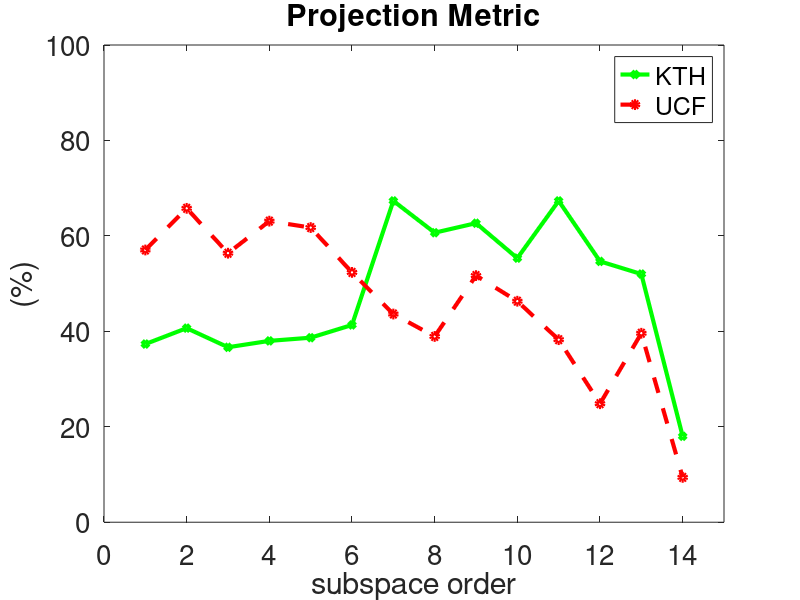
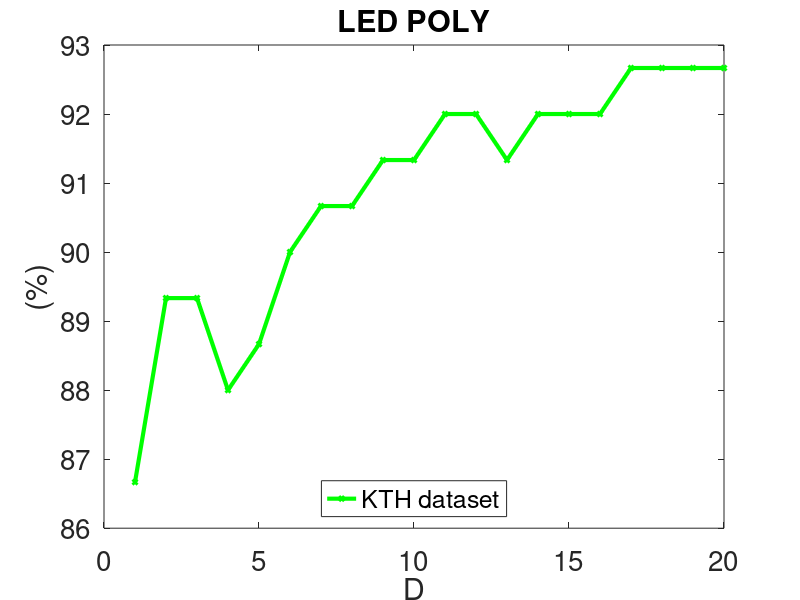
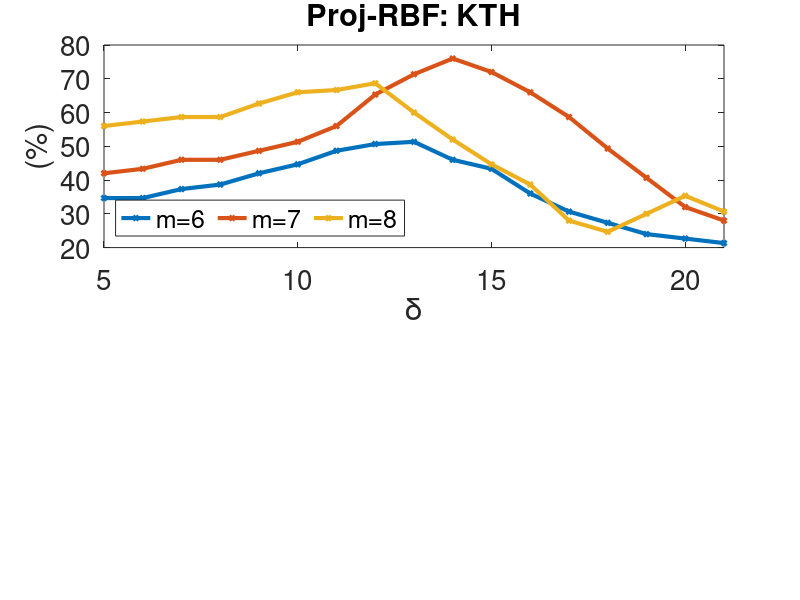

These charts were generated, in order, by the following MATLAB code:
clear all
close all
clc

%% NN: Projection Metric: KTH & UCF

PM_kth = [37.3333   40.6667   36.6667   38.0000   38.6667   41.3333   67.3333   60.6667   62.6667   55.3333   67.3333   54.6667   52.0000   18.0000];
PM_ucf = [57.0470   65.7718   56.3758   63.0872   61.7450   52.3490   43.6242   38.9262   51.6779   46.3087   38.2550   24.8322 39.5973    9.3960];


plot(PM_kth, '-gd', 'LineWidth',3,'MarkerSize',5);
hold on
plot(PM_ucf, '--ro', 'LineWidth',3,'MarkerSize',5);
title('Projection Metric','FontSize',20);
legend('KTH','UCF', 'south');
ylabel('(%)','FontSize',20)
xlabel('subspace order','FontSize',20)
set(gca,'FontSize',20); 

ylim([0 100])
xlim([0 15])

%Home
print('/media/johanna/HD1T/latex-svn/wacv_2016_b/v4/images/experiments/PM_kth_ucf','-dpng','-r300');
%Nicta
%print('/home/johanna/latex-svn/wacv_2016_b/v3/images/experiments_kth/PM_kth', '-dpng','-r300');


%% Kernels: LED_POLY: KTH & UCF(running)
figure()

led_poly_kth = [86.6667   89.3333   89.3333   88.0000   88.6667   90.0000   90.6667   90.6667   91.3333   91.3333   92.0000   92.0000 91.3333   92.0000   92.0000   92.0000   92.6667   92.6667   92.6667   92.6667];
%led_poly_ucf = [];

plot(led_poly_kth, '-gd','LineWidth',3,'MarkerSize',3)
title('LED POLY','FontSize',20);
legend('KTH dataset','Location', 'south');
ylabel('(%)','FontSize',20)
xlabel('D','FontSize',20)
set(gca,'FontSize',20);
%Home
print('/media/johanna/HD1T/latex-svn/wacv_2016_b/v4/images/experiments/LED-POLY_kth_ucf','-dpng','-r300');
%Nicta
%print('/home/johanna/latex-svn/wacv_2016_b/v3/images/experiments_kth/LED-POLY_kth','-dpng','-r300');




%% Kernels: Proj_RBF: KTH & UCF
figure()


load('./kth/dim_14/kernels/projRBF_all_p_delta_performance.mat');
%Doing only for p=6:8
all_p_mat = zeros(length(delta(20:end)), 3);
k=1;
for i=6:8
  all_p_mat(:,k) = all_p{i}(20:end);
  k = k+1;
end

%max_projRBF = max(max(all_p_mat));
subplot(211)
line1=plot(delta(20:end),all_p_mat, '-d','LineWidth',3,'MarkerSize',3);
title('Proj-RBF: KTH','FontSize',20);
xlim([5, max(delta)]);
ylabel('(%)','FontSize',20)
xlabel('\delta','FontSize',20)
set(gca,'FontSize',20);
legend( 'm=6', 'm=7', 'm=8', 'Location','southwest', 'orientation','horizontal');




%Home
print('/media/johanna/HD1T/latex-svn/wacv_2016_b/v4/images/experiments/Proj-RBF_kth_ucf','-dpng','-r300');
%Nicta
%print('/home/johanna/latex-svn/wacv_2016_b/v3/images/experiments_kth/Proj-RBF_kth','-dpng','-r300');






